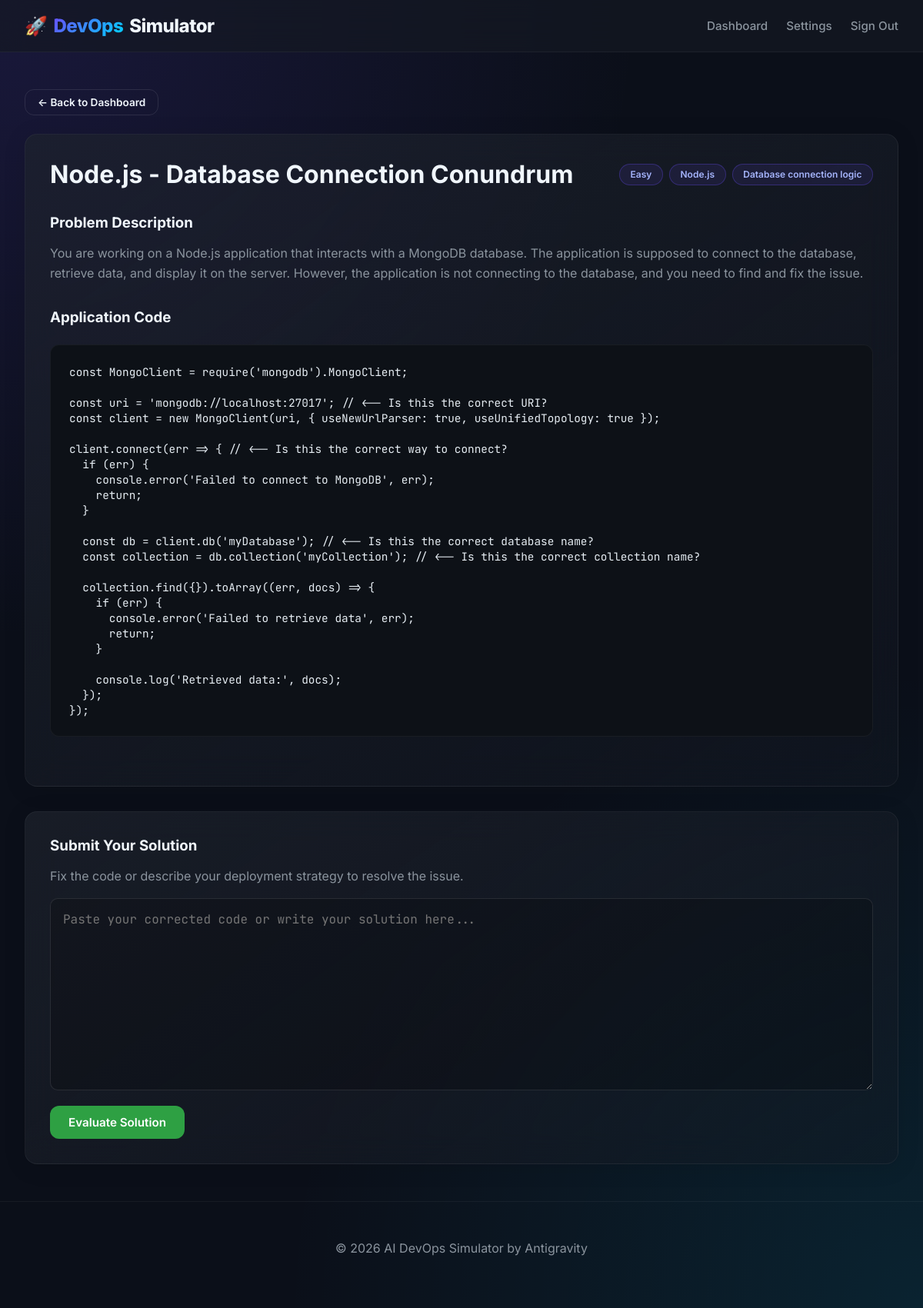
The page /scenario/c7cda252 (signed in) on the database its author committed.
### tables this page shows
CREATE TABLE scenarios (
            id TEXT PRIMARY KEY,
            title TEXT,
            language TEXT,
            difficulty TEXT,
            issue_type TEXT,
            description TEXT,
            code_snippet TEXT,
            tags TEXT
        , user_id TEXT);

### app.py (the view)
@app.route('/scenario/<id>')
def view_scenario(id):
    if 'user_id' not in session:
        return redirect(url_for('login'))
    conn = get_db_connection()
    scenario = conn.execute('SELECT * FROM scenarios WHERE id = ?', (id,)).fetchone()
    conn.close()
    if scenario is None:
        return "Scenario not found!", 404
    scenario_dict = dict(scenario)
    scenario_dict['tags'] = json.loads(scenario_dict['tags']) if scenario_dict['tags'] else []
    return render_template('scenario.html', scenario=scenario_dict)

### app.py (called while the page is built)
def get_db_connection():
    conn = sqlite3.connect('scenarios.db')
    conn.row_factory = sqlite3.Row
    return conn

### templates/scenario.html
{% extends 'base.html' %}
{% block content %}
<div style="margin-bottom: 1.5rem;">
    <a href="/dashboard" class="btn btn-outline" style="font-size: 0.85rem; padding: 0.5rem 1rem;">&larr; Back to Dashboard</a>
</div>
<div class="glass-card" style="margin-bottom: 2rem;">
    <div class="scenario-header">
        <h1 style="margin-bottom: 0;">{{ scenario.title }}</h1>
        <div class="tags" style="margin-bottom: 0;">
            <span class="badge {{ 'badge-warning' if scenario.difficulty == 'Medium' else 'badge-danger' if scenario.difficulty == 'Hard' else '' }}">{{ scenario.difficulty }}</span>
            <span class="badge">{{ scenario.language }}</span>
            <span class="badge">{{ scenario.issue_type }}</span>
        </div>
    </div>
    <div style="margin: 2rem 0;">
        <h3>Problem Description</h3>
        <p>{{ scenario.description }}</p>
    </div>
    <div style="margin: 2rem 0;">
        <div style="display: flex; justify-content: space-between; align-items: center; margin-bottom: 0.5rem;">
            <h3>Application Code</h3>
        </div>
        <pre><code>{{ scenario.code_snippet }}</code></pre>
    </div>
</div>
<div class="glass-card">
    <h3>Submit Your Solution</h3>
    <p>Fix the code or describe your deployment strategy to resolve the issue.</p>
    <form action="/submit/{{ scenario.id }}" method="POST">
        <textarea name="solution" class="form-control" placeholder="Paste your corrected code or write your solution here..." required></textarea>
        <button type="submit" class="btn btn-success" style="margin-top: 1rem;">Evaluate Solution</button>
    </form>
</div>
{% endblock %}

### static/css/style.css (style rules this page uses)
:root { --bg-color: #0b0f19; --surface-color: rgba(20, 25, 35, 0.7); --border-color: rgba(60, 70, 85, 0.5); --text-primary: #f0f6fc; --text-secondary: #8b949e; --accent: #6b4cff; --accent-hover: #8e73ff; --accent-gradient: linear-gradient(135deg, #6b4cff 0%, #00d2ff 100%); --success: #2ea043; --danger: #da3633; --warning: #d29922; --glow: 0 0 20px rgba(107, 76, 255, 0.3); }
* { box-sizing: border-box; margin: 0; padding: 0; font-family: 'Inter', -apple-system, sans-serif; }
body { background-color: var(--bg-color); color: var(--text-primary); min-height: 100vh; display: flex; flex-direction: column; background-image: radial-gradient(circle at 0% 0%, rgba(107, 76, 255, 0.15), transparent 40%), radial-gradient(circle at 100% 100%, rgba(0, 210, 255, 0.1), transparent 40%); background-attachment: fixed; }
.glass-card { background: linear-gradient(145deg, rgba(30, 35, 45, 0.7), rgba(20, 25, 35, 0.4)); backdrop-filter: blur(20px); -webkit-backdrop-filter: blur(20px); border: 1px solid rgba(255,255,255,0.05); box-shadow: 0 4px 30px rgba(0, 0, 0, 0.1); border-radius: 16px; padding: 32px; transition: all 0.3s cubic-bezier(0.25, 0.8, 0.25, 1); }
h1, h2, h3 { margin-bottom: 1rem; color: var(--text-primary); }
p { line-height: 1.6; color: var(--text-secondary); margin-bottom: 1rem; }
.btn { display: inline-flex; align-items: center; justify-content: center; padding: 0.75rem 1.5rem; border-radius: 12px; font-weight: 600; cursor: pointer; text-decoration: none; transition: all 0.3s ease; border: none; font-size: 0.95rem; outline: none; gap: 0.5rem; }
.btn-outline { background: transparent; color: var(--text-primary); border: 1px solid rgba(255,255,255,0.1); }
.btn-success { background-color: var(--success); color: #fff; }
.badge { padding: 0.35rem 0.85rem; border-radius: 9999px; font-size: 0.75rem; font-weight: 600; background: rgba(107, 76, 255, 0.1); color: #a5b4fc; border: 1px solid rgba(107, 76, 255, 0.3); }
.form-control { width: 100%; background: rgba(0, 0, 0, 0.2); border: 1px solid rgba(255, 255, 255, 0.1); border-radius: 10px; padding: 1rem; color: var(--text-primary); font-size: 1rem; transition: all 0.3s; }
pre { background: #0d1117; border: 1px solid rgba(255,255,255,0.05); padding: 1.5rem; border-radius: 12px; overflow-x: auto; margin-bottom: 1.5rem; }
code { font-family: 'JetBrains Mono', 'Fira Code', Consolas, monospace; font-size: 0.9rem; color: #e6edf3; white-space: pre-wrap; }
textarea.form-control { min-height: 250px; font-family: 'JetBrains Mono', monospace; resize: vertical; }
.scenario-header { display: flex; justify-content: space-between; align-items: center; margin-bottom: 1rem; }
.tags { display: flex; gap: 0.5rem; flex-wrap: wrap; margin-bottom: 1rem; }

### rows shown on the page
scenarios: title "Node.js - Database Connection Conundrum", difficulty "Easy", language "Node.js", issue_type "Database connection logic", description "You are working on a Node.js application that interacts with a MongoDB database. The application is supposed to connect to the database, retrieve data, and display it on the server. However, the application is not connecting to the database, and you need to find and fix the issue.", code_snippet "const MongoClient = require('mongodb').MongoClient; const uri = 'mongodb://localhost:27017'; // <-- Is this the correct URI? const client = new MongoClient(uri, { useNewUrlParser: true, useUnifiedTopology: true }); client.connect(err => { // <-- Is this the correct way to connect? if (err) { console.error('Failed to connect to MongoDB', err); return; } const db = client.db('myDatabase'); // <-- Is this the correct database name? const collection = db.collection('myCollection'); // <-- Is this the correct collection name? collection.find({}).toArray((err, docs) => { if (err) { console.error('Failed to retrieve data', err); return; } console.log('Retrieved data:', docs); }); });"
